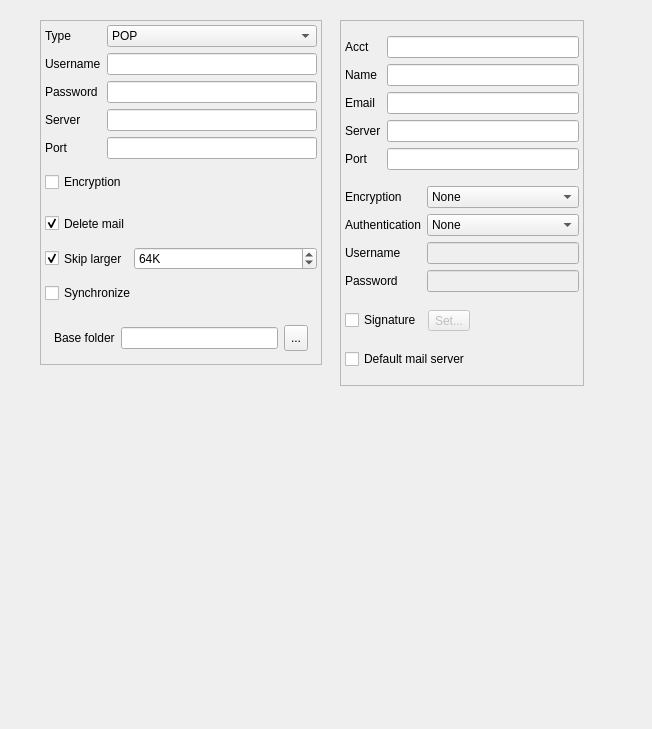
<ui version="4.0" >
 <class>EditAccountBase</class>
 <widget class="QDialog" name="EditAccountBase" >
  <property name="geometry" >
   <rect>
    <x>0</x>
    <y>0</y>
    <width>652</width>
    <height>729</height>
   </rect>
  </property>
  <property name="sizePolicy" >
   <sizepolicy>
    <hsizetype>5</hsizetype>
    <vsizetype>5</vsizetype>
    <horstretch>0</horstretch>
    <verstretch>0</verstretch>
   </sizepolicy>
  </property>
  <property name="windowTitle" >
   <string>Edit Account</string>
  </property>
  <property name="layoutDirection" >
   <enum>Qt::LeftToRight</enum>
  </property>
  <widget class="QFrame" name="incomingFrame" >
   <property name="geometry" >
    <rect>
     <x>40</x>
     <y>20</y>
     <width>282</width>
     <height>345</height>
    </rect>
   </property>
   <property name="sizePolicy" >
    <sizepolicy>
     <hsizetype>5</hsizetype>
     <vsizetype>4</vsizetype>
     <horstretch>0</horstretch>
     <verstretch>0</verstretch>
    </sizepolicy>
   </property>
   <property name="frameShape" >
    <enum>QFrame::StyledPanel</enum>
   </property>
   <property name="frameShadow" >
    <enum>QFrame::Raised</enum>
   </property>
   <layout class="QVBoxLayout" >
    <property name="margin" >
     <number>4</number>
    </property>
    <property name="spacing" >
     <number>5</number>
    </property>
    <item>
     <layout class="QGridLayout" >
      <property name="margin" >
       <number>0</number>
      </property>
      <property name="spacing" >
       <number>6</number>
      </property>
      <item row="0" column="0" >
       <widget class="QLabel" name="typeLabel" >
        <property name="sizePolicy" >
         <sizepolicy>
          <hsizetype>1</hsizetype>
          <vsizetype>1</vsizetype>
          <horstretch>0</horstretch>
          <verstretch>0</verstretch>
         </sizepolicy>
        </property>
        <property name="text" >
         <string>Type</string>
        </property>
       </widget>
      </item>
      <item row="0" column="1" >
       <widget class="QComboBox" name="accountType" >
        <property name="sizePolicy" >
         <sizepolicy>
          <hsizetype>7</hsizetype>
          <vsizetype>0</vsizetype>
          <horstretch>0</horstretch>
          <verstretch>0</verstretch>
         </sizepolicy>
        </property>
        <item>
         <property name="text" >
          <string>POP</string>
         </property>
        </item>
        <item>
         <property name="text" >
          <string>IMAP</string>
         </property>
        </item>
       </widget>
      </item>
      <item row="1" column="0" >
       <widget class="QLabel" name="usernameLabel" >
        <property name="sizePolicy" >
         <sizepolicy>
          <hsizetype>1</hsizetype>
          <vsizetype>1</vsizetype>
          <horstretch>0</horstretch>
          <verstretch>0</verstretch>
         </sizepolicy>
        </property>
        <property name="text" >
         <string>Username</string>
        </property>
       </widget>
      </item>
      <item row="1" column="1" >
       <widget class="QLineEdit" name="mailUserInput" >
        <property name="sizePolicy" >
         <sizepolicy>
          <hsizetype>7</hsizetype>
          <vsizetype>0</vsizetype>
          <horstretch>0</horstretch>
          <verstretch>0</verstretch>
         </sizepolicy>
        </property>
       </widget>
      </item>
      <item row="2" column="0" >
       <widget class="QLabel" name="passwordLabel" >
        <property name="sizePolicy" >
         <sizepolicy>
          <hsizetype>1</hsizetype>
          <vsizetype>1</vsizetype>
          <horstretch>0</horstretch>
          <verstretch>0</verstretch>
         </sizepolicy>
        </property>
        <property name="text" >
         <string>Password</string>
        </property>
       </widget>
      </item>
      <item row="2" column="1" >
       <widget class="QLineEdit" name="mailPasswInput" >
        <property name="sizePolicy" >
         <sizepolicy>
          <hsizetype>7</hsizetype>
          <vsizetype>0</vsizetype>
          <horstretch>0</horstretch>
          <verstretch>0</verstretch>
         </sizepolicy>
        </property>
        <property name="echoMode" >
         <enum>QLineEdit::Password</enum>
        </property>
       </widget>
      </item>
      <item row="3" column="0" >
       <widget class="QLabel" name="serverLabel" >
        <property name="sizePolicy" >
         <sizepolicy>
          <hsizetype>1</hsizetype>
          <vsizetype>1</vsizetype>
          <horstretch>0</horstretch>
          <verstretch>0</verstretch>
         </sizepolicy>
        </property>
        <property name="text" >
         <string>Server</string>
        </property>
       </widget>
      </item>
      <item row="3" column="1" >
       <widget class="QLineEdit" name="mailServerInput" >
        <property name="sizePolicy" >
         <sizepolicy>
          <hsizetype>7</hsizetype>
          <vsizetype>0</vsizetype>
          <horstretch>0</horstretch>
          <verstretch>0</verstretch>
         </sizepolicy>
        </property>
       </widget>
      </item>
      <item row="4" column="0" >
       <widget class="QLabel" name="portLabel" >
        <property name="sizePolicy" >
         <sizepolicy>
          <hsizetype>1</hsizetype>
          <vsizetype>1</vsizetype>
          <horstretch>0</horstretch>
          <verstretch>0</verstretch>
         </sizepolicy>
        </property>
        <property name="text" >
         <string>Port</string>
        </property>
       </widget>
      </item>
      <item row="4" column="1" >
       <widget class="QLineEdit" name="mailPortInput" >
        <property name="sizePolicy" >
         <sizepolicy>
          <hsizetype>7</hsizetype>
          <vsizetype>0</vsizetype>
          <horstretch>0</horstretch>
          <verstretch>0</verstretch>
         </sizepolicy>
        </property>
       </widget>
      </item>
     </layout>
    </item>
    <item>
     <widget class="QCheckBox" name="encryptionCheckBox" >
      <property name="sizePolicy" >
       <sizepolicy>
        <hsizetype>7</hsizetype>
        <vsizetype>1</vsizetype>
        <horstretch>0</horstretch>
        <verstretch>0</verstretch>
       </sizepolicy>
      </property>
      <property name="text" >
       <string>Encryption</string>
      </property>
     </widget>
    </item>
    <item>
     <widget class="QCheckBox" name="deleteCheckBox" >
      <property name="sizePolicy" >
       <sizepolicy>
        <hsizetype>7</hsizetype>
        <vsizetype>1</vsizetype>
        <horstretch>0</horstretch>
        <verstretch>0</verstretch>
       </sizepolicy>
      </property>
      <property name="text" >
       <string>Delete mail</string>
      </property>
      <property name="checked" >
       <bool>true</bool>
      </property>
     </widget>
    </item>
    <item>
     <layout class="QHBoxLayout" >
      <property name="margin" >
       <number>0</number>
      </property>
      <property name="spacing" >
       <number>6</number>
      </property>
      <item>
       <widget class="QCheckBox" name="thresholdCheckBox" >
        <property name="sizePolicy" >
         <sizepolicy>
          <hsizetype>1</hsizetype>
          <vsizetype>1</vsizetype>
          <horstretch>0</horstretch>
          <verstretch>0</verstretch>
         </sizepolicy>
        </property>
        <property name="text" >
         <string>Skip larger</string>
        </property>
        <property name="checked" >
         <bool>true</bool>
        </property>
       </widget>
      </item>
      <item>
       <widget class="QSpinBox" name="maxSize" >
        <property name="enabled" >
         <bool>true</bool>
        </property>
        <property name="sizePolicy" >
         <sizepolicy>
          <hsizetype>7</hsizetype>
          <vsizetype>0</vsizetype>
          <horstretch>0</horstretch>
          <verstretch>0</verstretch>
         </sizepolicy>
        </property>
        <property name="suffix" >
         <string>K</string>
        </property>
        <property name="maximum" >
         <number>4096</number>
        </property>
        <property name="minimum" >
         <number>5</number>
        </property>
        <property name="singleStep" >
         <number>10</number>
        </property>
        <property name="value" >
         <number>64</number>
        </property>
       </widget>
      </item>
     </layout>
    </item>
    <item>
     <widget class="QCheckBox" name="syncCheckBox" >
      <property name="sizePolicy" >
       <sizepolicy>
        <hsizetype>7</hsizetype>
        <vsizetype>1</vsizetype>
        <horstretch>0</horstretch>
        <verstretch>0</verstretch>
       </sizepolicy>
      </property>
      <property name="text" >
       <string>Synchronize</string>
      </property>
     </widget>
    </item>
    <item>
     <widget class="QFrame" name="imapSettings" >
      <property name="sizePolicy" >
       <sizepolicy>
        <hsizetype>7</hsizetype>
        <vsizetype>0</vsizetype>
        <horstretch>0</horstretch>
        <verstretch>0</verstretch>
       </sizepolicy>
      </property>
      <property name="frameShape" >
       <enum>QFrame::NoFrame</enum>
      </property>
      <property name="frameShadow" >
       <enum>QFrame::Sunken</enum>
      </property>
      <property name="lineWidth" >
       <number>0</number>
      </property>
      <layout class="QHBoxLayout" >
       <property name="margin" >
        <number>9</number>
       </property>
       <property name="spacing" >
        <number>6</number>
       </property>
       <item>
        <widget class="QLabel" name="baseFolderLabel" >
         <property name="sizePolicy" >
          <sizepolicy>
           <hsizetype>1</hsizetype>
           <vsizetype>1</vsizetype>
           <horstretch>0</horstretch>
           <verstretch>0</verstretch>
          </sizepolicy>
         </property>
         <property name="text" >
          <string>Base folder</string>
         </property>
        </widget>
       </item>
       <item>
        <widget class="QLineEdit" name="imapBaseDir" >
         <property name="sizePolicy" >
          <sizepolicy>
           <hsizetype>7</hsizetype>
           <vsizetype>0</vsizetype>
           <horstretch>0</horstretch>
           <verstretch>0</verstretch>
          </sizepolicy>
         </property>
        </widget>
       </item>
       <item>
        <widget class="QToolButton" name="mailboxButton" >
         <property name="sizePolicy" >
          <sizepolicy>
           <hsizetype>5</hsizetype>
           <vsizetype>5</vsizetype>
           <horstretch>0</horstretch>
           <verstretch>0</verstretch>
          </sizepolicy>
         </property>
         <property name="minimumSize" >
          <size>
           <width>24</width>
           <height>26</height>
          </size>
         </property>
         <property name="baseSize" >
          <size>
           <width>20</width>
           <height>20</height>
          </size>
         </property>
         <property name="text" >
          <string>...</string>
         </property>
        </widget>
       </item>
      </layout>
     </widget>
    </item>
   </layout>
  </widget>
  <widget class="QFrame" name="outgoingFrame" >
   <property name="geometry" >
    <rect>
     <x>340</x>
     <y>20</y>
     <width>244</width>
     <height>366</height>
    </rect>
   </property>
   <property name="sizePolicy" >
    <sizepolicy>
     <hsizetype>5</hsizetype>
     <vsizetype>4</vsizetype>
     <horstretch>0</horstretch>
     <verstretch>0</verstretch>
    </sizepolicy>
   </property>
   <property name="frameShape" >
    <enum>QFrame::StyledPanel</enum>
   </property>
   <property name="frameShadow" >
    <enum>QFrame::Raised</enum>
   </property>
   <layout class="QVBoxLayout" >
    <property name="margin" >
     <number>4</number>
    </property>
    <property name="spacing" >
     <number>5</number>
    </property>
    <item>
     <layout class="QGridLayout" >
      <property name="margin" >
       <number>0</number>
      </property>
      <property name="spacing" >
       <number>6</number>
      </property>
      <item row="0" column="0" >
       <widget class="QLabel" name="accountLabel" >
        <property name="sizePolicy" >
         <sizepolicy>
          <hsizetype>1</hsizetype>
          <vsizetype>1</vsizetype>
          <horstretch>0</horstretch>
          <verstretch>0</verstretch>
         </sizepolicy>
        </property>
        <property name="text" >
         <string>Acct</string>
        </property>
       </widget>
      </item>
      <item row="0" column="1" >
       <widget class="QLineEdit" name="accountNameInput" >
        <property name="sizePolicy" >
         <sizepolicy>
          <hsizetype>7</hsizetype>
          <vsizetype>0</vsizetype>
          <horstretch>0</horstretch>
          <verstretch>0</verstretch>
         </sizepolicy>
        </property>
       </widget>
      </item>
      <item row="1" column="0" >
       <widget class="QLabel" name="nameLabel" >
        <property name="sizePolicy" >
         <sizepolicy>
          <hsizetype>1</hsizetype>
          <vsizetype>1</vsizetype>
          <horstretch>0</horstretch>
          <verstretch>0</verstretch>
         </sizepolicy>
        </property>
        <property name="text" >
         <string>Name</string>
        </property>
       </widget>
      </item>
      <item row="1" column="1" >
       <widget class="QLineEdit" name="nameInput" >
        <property name="sizePolicy" >
         <sizepolicy>
          <hsizetype>7</hsizetype>
          <vsizetype>0</vsizetype>
          <horstretch>0</horstretch>
          <verstretch>0</verstretch>
         </sizepolicy>
        </property>
       </widget>
      </item>
      <item row="2" column="0" >
       <widget class="QLabel" name="emailLabel" >
        <property name="sizePolicy" >
         <sizepolicy>
          <hsizetype>1</hsizetype>
          <vsizetype>1</vsizetype>
          <horstretch>0</horstretch>
          <verstretch>0</verstretch>
         </sizepolicy>
        </property>
        <property name="text" >
         <string>Email</string>
        </property>
       </widget>
      </item>
      <item row="2" column="1" >
       <widget class="QLineEdit" name="emailInput" >
        <property name="sizePolicy" >
         <sizepolicy>
          <hsizetype>7</hsizetype>
          <vsizetype>0</vsizetype>
          <horstretch>0</horstretch>
          <verstretch>0</verstretch>
         </sizepolicy>
        </property>
       </widget>
      </item>
      <item row="3" column="0" >
       <widget class="QLabel" name="serverLabel_2" >
        <property name="sizePolicy" >
         <sizepolicy>
          <hsizetype>1</hsizetype>
          <vsizetype>1</vsizetype>
          <horstretch>0</horstretch>
          <verstretch>0</verstretch>
         </sizepolicy>
        </property>
        <property name="text" >
         <string>Server</string>
        </property>
       </widget>
      </item>
      <item row="3" column="1" >
       <widget class="QLineEdit" name="smtpServerInput" >
        <property name="sizePolicy" >
         <sizepolicy>
          <hsizetype>7</hsizetype>
          <vsizetype>0</vsizetype>
          <horstretch>0</horstretch>
          <verstretch>0</verstretch>
         </sizepolicy>
        </property>
       </widget>
      </item>
      <item row="4" column="0" >
       <widget class="QLabel" name="portLabel_2" >
        <property name="sizePolicy" >
         <sizepolicy>
          <hsizetype>1</hsizetype>
          <vsizetype>1</vsizetype>
          <horstretch>0</horstretch>
          <verstretch>0</verstretch>
         </sizepolicy>
        </property>
        <property name="text" >
         <string>Port</string>
        </property>
       </widget>
      </item>
      <item row="4" column="1" >
       <widget class="QLineEdit" name="smtpPortInput" >
        <property name="sizePolicy" >
         <sizepolicy>
          <hsizetype>7</hsizetype>
          <vsizetype>0</vsizetype>
          <horstretch>0</horstretch>
          <verstretch>0</verstretch>
         </sizepolicy>
        </property>
       </widget>
      </item>
     </layout>
    </item>
    <item>
     <layout class="QGridLayout" >
      <property name="margin" >
       <number>0</number>
      </property>
      <property name="spacing" >
       <number>6</number>
      </property>
      <item row="0" column="0" >
       <widget class="QLabel" name="lblEncryption" >
        <property name="sizePolicy" >
         <sizepolicy>
          <hsizetype>1</hsizetype>
          <vsizetype>1</vsizetype>
          <horstretch>0</horstretch>
          <verstretch>0</verstretch>
         </sizepolicy>
        </property>
        <property name="text" >
         <string>Encryption</string>
        </property>
       </widget>
      </item>
      <item row="0" column="1" >
       <widget class="QComboBox" name="encryption" >
        <property name="sizePolicy" >
         <sizepolicy>
          <hsizetype>7</hsizetype>
          <vsizetype>0</vsizetype>
          <horstretch>0</horstretch>
          <verstretch>0</verstretch>
         </sizepolicy>
        </property>
        <item>
         <property name="text" >
          <string>None</string>
         </property>
        </item>
        <item>
         <property name="text" >
          <string>SSL</string>
         </property>
        </item>
        <item>
         <property name="text" >
          <string>TLS</string>
         </property>
        </item>
       </widget>
      </item>
      <item row="1" column="0" >
       <widget class="QLabel" name="lblAuthentication" >
        <property name="sizePolicy" >
         <sizepolicy>
          <hsizetype>1</hsizetype>
          <vsizetype>1</vsizetype>
          <horstretch>0</horstretch>
          <verstretch>0</verstretch>
         </sizepolicy>
        </property>
        <property name="text" >
         <string>Authentication</string>
        </property>
       </widget>
      </item>
      <item row="1" column="1" >
       <widget class="QComboBox" name="authentication" >
        <property name="sizePolicy" >
         <sizepolicy>
          <hsizetype>7</hsizetype>
          <vsizetype>0</vsizetype>
          <horstretch>0</horstretch>
          <verstretch>0</verstretch>
         </sizepolicy>
        </property>
        <item>
         <property name="text" >
          <string>None</string>
         </property>
        </item>
        <item>
         <property name="text" >
          <string>Login</string>
         </property>
        </item>
        <item>
         <property name="text" >
          <string>Plain</string>
         </property>
        </item>
       </widget>
      </item>
      <item row="2" column="0" >
       <widget class="QLabel" name="lblSmtpUsername" >
        <property name="sizePolicy" >
         <sizepolicy>
          <hsizetype>1</hsizetype>
          <vsizetype>1</vsizetype>
          <horstretch>0</horstretch>
          <verstretch>0</verstretch>
         </sizepolicy>
        </property>
        <property name="text" >
         <string>Username</string>
        </property>
       </widget>
      </item>
      <item row="2" column="1" >
       <widget class="QLineEdit" name="smtpUsernameInput" >
        <property name="enabled" >
         <bool>false</bool>
        </property>
        <property name="sizePolicy" >
         <sizepolicy>
          <hsizetype>7</hsizetype>
          <vsizetype>0</vsizetype>
          <horstretch>0</horstretch>
          <verstretch>0</verstretch>
         </sizepolicy>
        </property>
       </widget>
      </item>
      <item row="3" column="0" >
       <widget class="QLabel" name="lblSmtpPassword" >
        <property name="sizePolicy" >
         <sizepolicy>
          <hsizetype>1</hsizetype>
          <vsizetype>1</vsizetype>
          <horstretch>0</horstretch>
          <verstretch>0</verstretch>
         </sizepolicy>
        </property>
        <property name="text" >
         <string>Password</string>
        </property>
       </widget>
      </item>
      <item row="3" column="1" >
       <widget class="QLineEdit" name="smtpPasswordInput" >
        <property name="enabled" >
         <bool>false</bool>
        </property>
        <property name="sizePolicy" >
         <sizepolicy>
          <hsizetype>7</hsizetype>
          <vsizetype>0</vsizetype>
          <horstretch>0</horstretch>
          <verstretch>0</verstretch>
         </sizepolicy>
        </property>
        <property name="echoMode" >
         <enum>QLineEdit::Password</enum>
        </property>
       </widget>
      </item>
     </layout>
    </item>
    <item>
     <layout class="QHBoxLayout" >
      <property name="margin" >
       <number>0</number>
      </property>
      <property name="spacing" >
       <number>6</number>
      </property>
      <item>
       <widget class="QCheckBox" name="sigCheckBox" >
        <property name="sizePolicy" >
         <sizepolicy>
          <hsizetype>1</hsizetype>
          <vsizetype>0</vsizetype>
          <horstretch>0</horstretch>
          <verstretch>0</verstretch>
         </sizepolicy>
        </property>
        <property name="text" >
         <string>Signature</string>
        </property>
       </widget>
      </item>
      <item>
       <widget class="QToolButton" name="ToolButton2" >
        <property name="enabled" >
         <bool>false</bool>
        </property>
        <property name="sizePolicy" >
         <sizepolicy>
          <hsizetype>1</hsizetype>
          <vsizetype>0</vsizetype>
          <horstretch>0</horstretch>
          <verstretch>0</verstretch>
         </sizepolicy>
        </property>
        <property name="text" >
         <string>Set...</string>
        </property>
       </widget>
      </item>
      <item>
       <spacer>
        <property name="orientation" >
         <enum>Qt::Horizontal</enum>
        </property>
        <property name="sizeType" >
         <enum>QSizePolicy::Expanding</enum>
        </property>
        <property name="sizeHint" >
         <size>
          <width>41</width>
          <height>25</height>
         </size>
        </property>
       </spacer>
      </item>
     </layout>
    </item>
    <item>
     <widget class="QCheckBox" name="defaultMailCheckBox" >
      <property name="sizePolicy" >
       <sizepolicy>
        <hsizetype>7</hsizetype>
        <vsizetype>0</vsizetype>
        <horstretch>0</horstretch>
        <verstretch>0</verstretch>
       </sizepolicy>
      </property>
      <property name="text" >
       <string>Default mail server</string>
      </property>
     </widget>
    </item>
   </layout>
  </widget>
 </widget>
 <layoutfunction spacing="0" margin="0" />
 <tabstops>
  <tabstop>accountType</tabstop>
  <tabstop>mailUserInput</tabstop>
  <tabstop>mailPasswInput</tabstop>
  <tabstop>mailServerInput</tabstop>
  <tabstop>mailPortInput</tabstop>
  <tabstop>encryptionCheckBox</tabstop>
  <tabstop>deleteCheckBox</tabstop>
  <tabstop>thresholdCheckBox</tabstop>
  <tabstop>maxSize</tabstop>
  <tabstop>syncCheckBox</tabstop>
  <tabstop>imapBaseDir</tabstop>
  <tabstop>mailboxButton</tabstop>
  <tabstop>accountNameInput</tabstop>
  <tabstop>nameInput</tabstop>
  <tabstop>emailInput</tabstop>
  <tabstop>smtpServerInput</tabstop>
  <tabstop>smtpPortInput</tabstop>
  <tabstop>encryption</tabstop>
  <tabstop>authentication</tabstop>
  <tabstop>smtpUsernameInput</tabstop>
  <tabstop>smtpPasswordInput</tabstop>
  <tabstop>sigCheckBox</tabstop>
  <tabstop>ToolButton2</tabstop>
  <tabstop>defaultMailCheckBox</tabstop>
 </tabstops>
 <resources/>
 <connections>
  <connection>
   <sender>thresholdCheckBox</sender>
   <signal>toggled(bool)</signal>
   <receiver>maxSize</receiver>
   <slot>setEnabled(bool)</slot>
   <hints>
    <hint type="sourcelabel" >
     <x>23</x>
     <y>203</y>
    </hint>
    <hint type="destinationlabel" >
     <x>89</x>
     <y>209</y>
    </hint>
   </hints>
  </connection>
  <connection>
   <sender>sigCheckBox</sender>
   <signal>toggled(bool)</signal>
   <receiver>ToolButton2</receiver>
   <slot>setEnabled(bool)</slot>
   <hints>
    <hint type="sourcelabel" >
     <x>167</x>
     <y>250</y>
    </hint>
    <hint type="destinationlabel" >
     <x>219</x>
     <y>247</y>
    </hint>
   </hints>
  </connection>
 </connections>
</ui>
